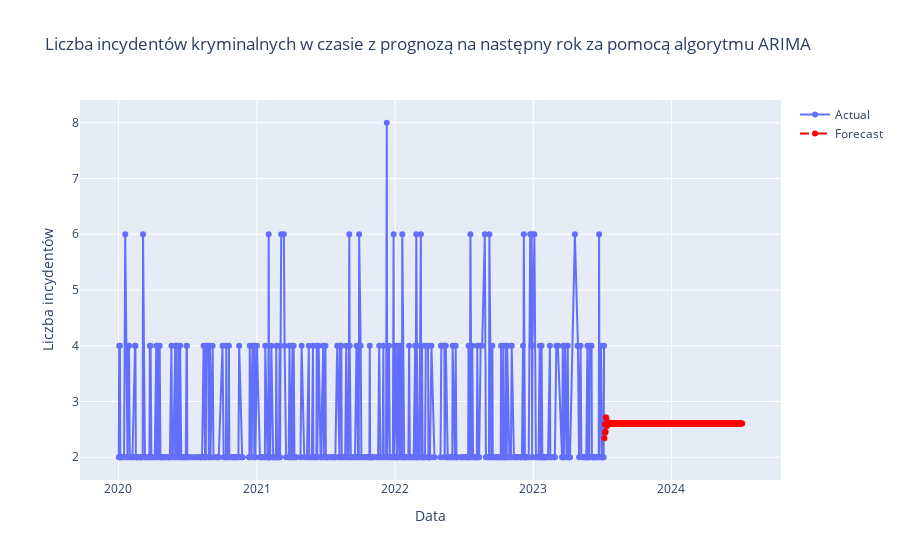

The cell this chart's notebook holds for it:
### Code cell
import pandas as pd
import numpy as np
import matplotlib.pyplot as plt
from statsmodels.tsa.arima.model import ARIMA
import plotly.graph_objects as go



df['Date'] = pd.to_datetime(df[['Year', 'Month', 'Day']])
# Grupowanie i agregacja danych
df_grouped = df.groupby('Date')['IncidentCount'].sum().reset_index()

# Przygotowanie danych do modelu ARIMA
df_grouped.set_index('Date', inplace=True)

# Dopasowanie modelu ARIMA
model = ARIMA(df_grouped['IncidentCount'], order=(5, 1, 0))
model_fit = model.fit()

# Prognoza na następny rok
forecast = model_fit.forecast(steps=365)
forecast_dates = pd.date_range(start=df_grouped.index[-1] + pd.DateOffset(days=1), periods=365, freq='D')

# Wykres szeregu czasowego z prognozą
fig = go.Figure()

# Dodanie rzeczywistych danych
fig.add_trace(go.Scatter(x=df_grouped.index, y=df_grouped['IncidentCount'], mode='lines+markers', name='Actual'))

# Dodanie prognoz
fig.add_trace(go.Scatter(x=forecast_dates, y=forecast, mode='lines+markers', name='Forecast', line=dict(color='red', dash='dash')))

# Aktualizacja układu wykresu
fig.update_layout(title='Liczba incydentów kryminalnych w czasie z prognozą na następny rok za pomocą algorytmu ARIMA', xaxis_title='Data', yaxis_title='Liczba incydentów')

# Wyświetlenie wykresu
fig.show()

# Zapisywanie wykresu do pliku HTML
fig.write_html("forecast_plot1_2.html")

### Figure 1 — Plotly figure (JSON) as saved in the notebook; plotly's stock layout.template omitted (floating-point values rounded to 4 significant figures; data arrays with more than 128 entries replaced by an {"elided": "..."} marker saying what was removed)
{"data": [{"mode": "lines+markers", "name": "Actual", "type": "scatter", "x": {"elided": "508 str values"}, "y": {"elided": "508 int values"}}, {"line": {"color": "red", "dash": "dash"}, "mode": "lines+markers", "name": "Forecast", "type": "scatter", "x": {"elided": "365 str values"}, "y": {"elided": "365 float values"}}], "layout": {"title": {"text": "Liczba incydentów kryminalnych w czasie z prognozą na następny rok za pomocą algorytmu ARIMA"}, "xaxis": {"title": {"text": "Data"}}, "yaxis": {"title": {"text": "Liczba incydentów"}}}}
